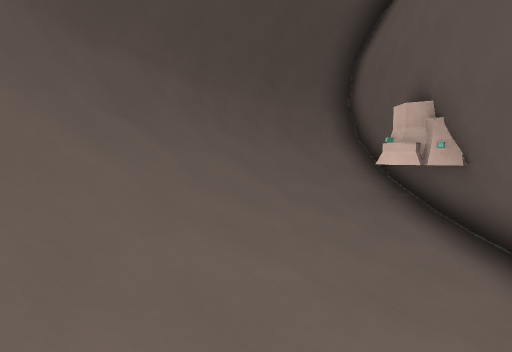
View 1 (above)

13 first-person views from a walk through a Godot game level. The camera is 1.2 m above the floor, tilts 4° down and sees 80° across. The floor is counted in squares, 2 m on a side. Each view is taken from the middle of a square. On the plan, view 1 faces up. The plan holds only what a view shows up to about 9 squares ahead; the rest is blank.

View 2
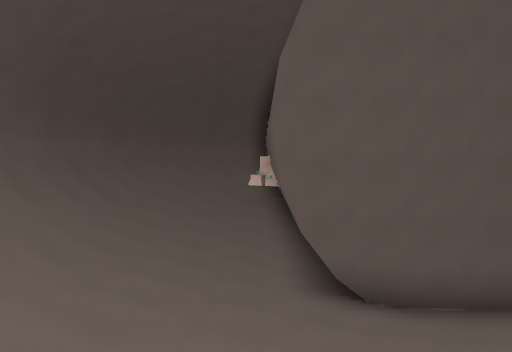

View 3
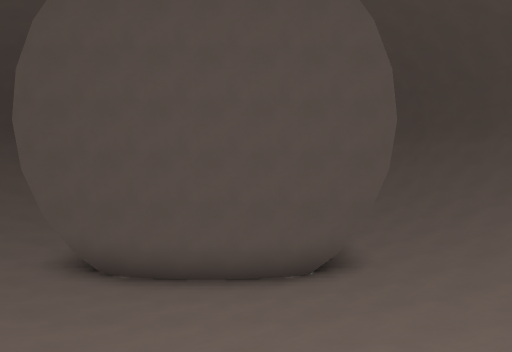

View 4
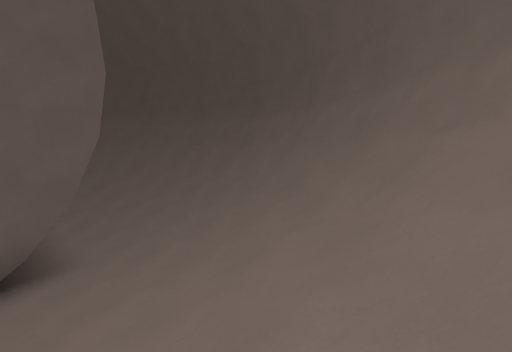

View 5
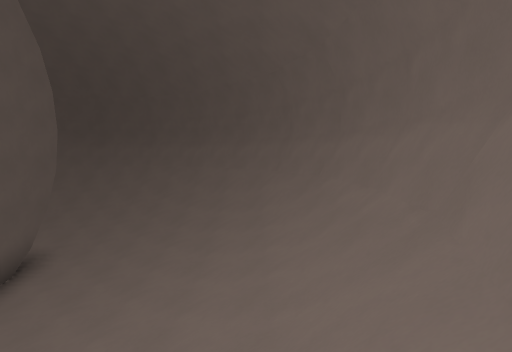

View 6
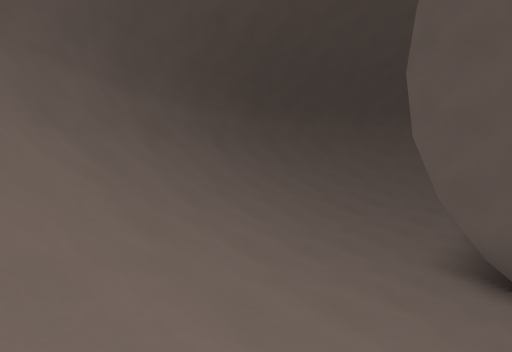

View 7
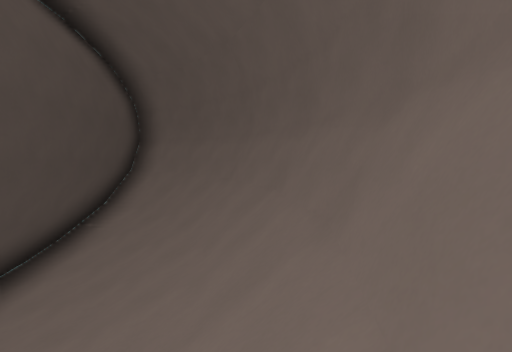

View 8
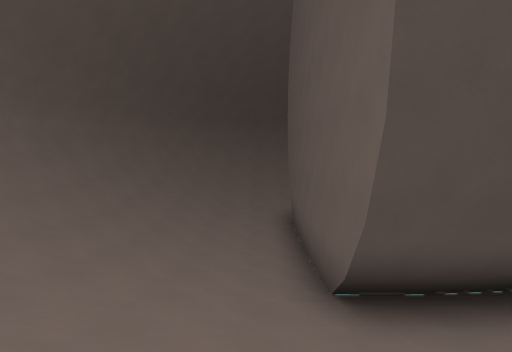

View 9
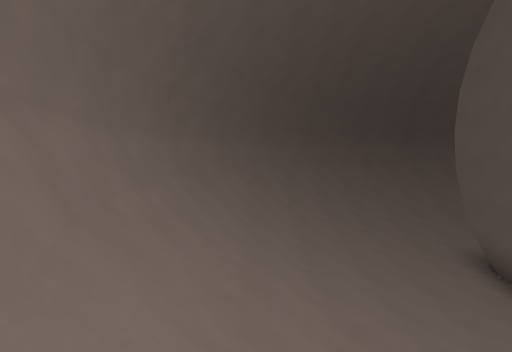

View 10
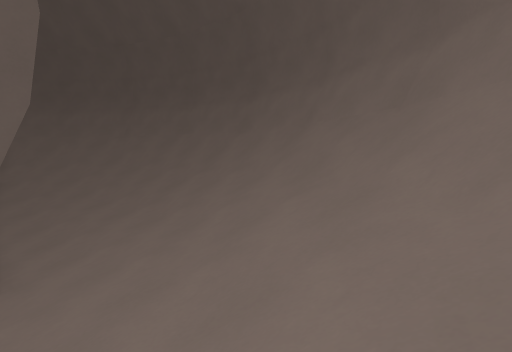

View 11
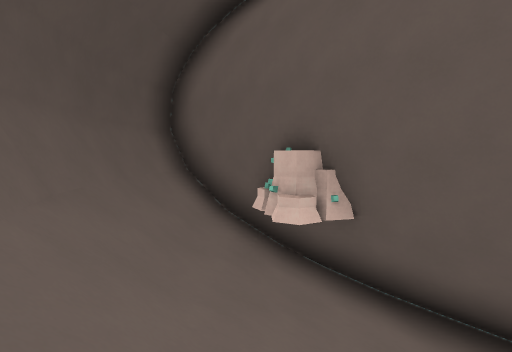

View 12
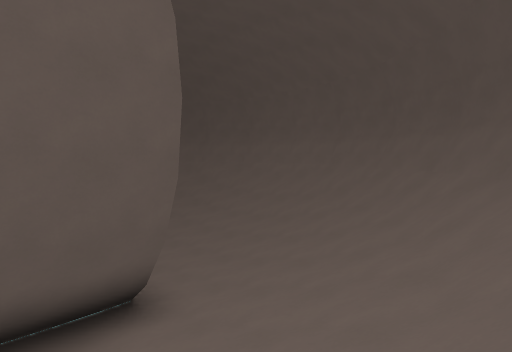

View 13
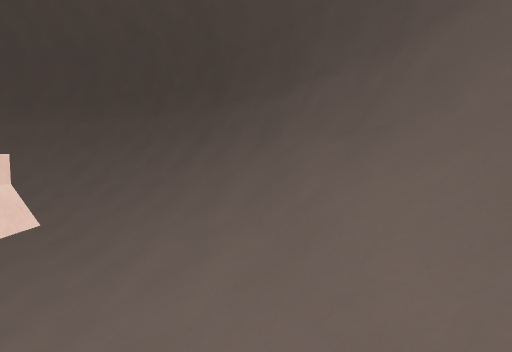

### Floor plan
Key: @ floor where view 1 was taken; # wall or solid block; . main floor; : floor 0.25 m higher than the main floor; - floor 0.25 m lower than the main floor; + floor 1.5 m higher than the main floor; / step, stairs or slope.
Columns run from 2 left of view 1 to 14 right of it. Each row starts with its distance up from view 1.
  8    ###     ###
  7   ##/#     #/##
  6  ##//#     #//##
  5  #//+#     #///#
  4 ##///#     #///##
  3 #////#     #////#
  2 #////#     #////#
  1 #////#     #////#
  0 #/@//#######////#
 -1 #////:.---.:////#
 -2 ##////:...:////##
 -3  #/////////////#
 -4  ##///////////##
 -5   ##/////////##
 -6    ###/////###
 -7      #######

Positions as (right, up) in squares from view 1, and headings:
1: (0, 0), facing up
2: (2, -5), facing up
3: (7, -6), facing up
4: (8, -5), facing up-right
5: (2, -5), facing right
6: (4, -5), facing up-left
7: (13, -1), facing up
8: (12, -1), facing left
9: (10, -5), facing left
10: (9, -4), facing up-right
11: (-1, 2), facing up-right
12: (-1, 2), facing down-right
13: (2, 6), facing down-left
